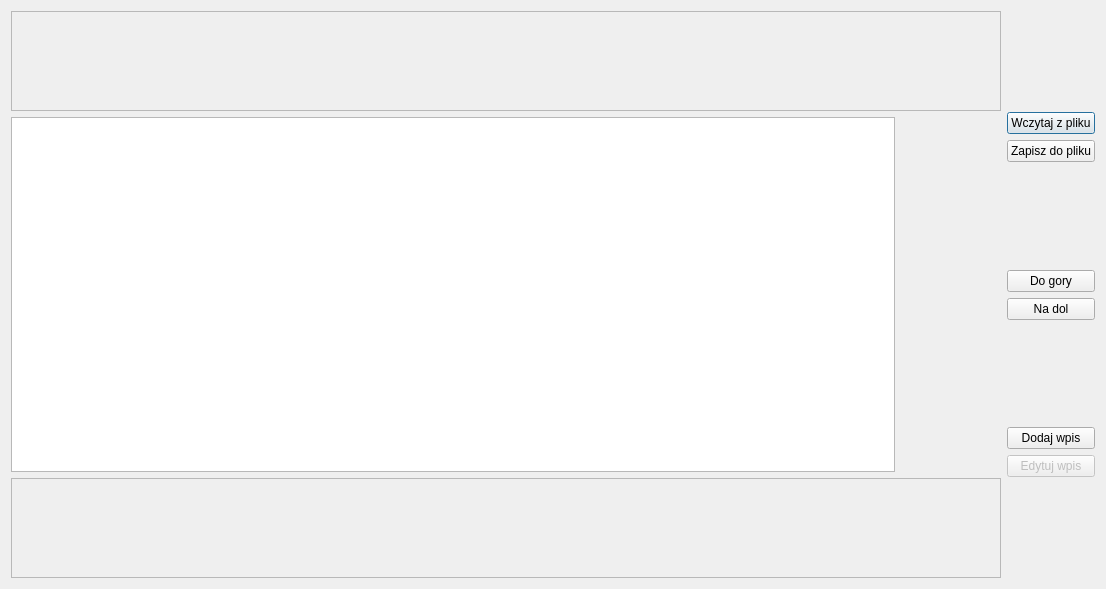
<?xml version="1.0" encoding="UTF-8"?>
<ui version="4.0">
 <class>Pamietnik</class>
 <widget class="QDialog" name="Pamietnik">
  <property name="geometry">
   <rect>
    <x>0</x>
    <y>0</y>
    <width>1106</width>
    <height>589</height>
   </rect>
  </property>
  <property name="windowTitle">
   <string>Dialog</string>
  </property>
  <layout class="QHBoxLayout" name="horizontalLayout_2">
   <item>
    <layout class="QVBoxLayout" name="verticalLayout">
     <item>
      <widget class="QTextEdit" name="textWczesniejszy">
       <property name="enabled">
        <bool>false</bool>
       </property>
       <property name="maximumSize">
        <size>
         <width>16777215</width>
         <height>100</height>
        </size>
       </property>
      </widget>
     </item>
     <item>
      <layout class="QHBoxLayout" name="horizontalLayout">
       <item>
        <widget class="QTextEdit" name="textAktualny"/>
       </item>
       <item>
        <widget class="QLabel" name="label">
         <property name="minimumSize">
          <size>
           <width>100</width>
           <height>100</height>
          </size>
         </property>
         <property name="maximumSize">
          <size>
           <width>250</width>
           <height>250</height>
          </size>
         </property>
         <property name="text">
          <string/>
         </property>
        </widget>
       </item>
      </layout>
     </item>
     <item>
      <widget class="QTextEdit" name="textPozniejszy">
       <property name="enabled">
        <bool>false</bool>
       </property>
       <property name="maximumSize">
        <size>
         <width>16777215</width>
         <height>100</height>
        </size>
       </property>
      </widget>
     </item>
    </layout>
   </item>
   <item>
    <layout class="QVBoxLayout" name="verticalLayout_2">
     <item>
      <spacer name="verticalSpacer_5">
       <property name="orientation">
        <enum>Qt::Vertical</enum>
       </property>
       <property name="sizeHint" stdset="0">
        <size>
         <width>20</width>
         <height>40</height>
        </size>
       </property>
      </spacer>
     </item>
     <item>
      <widget class="QPushButton" name="wczytaj">
       <property name="text">
        <string>Wczytaj z pliku</string>
       </property>
      </widget>
     </item>
     <item>
      <widget class="QPushButton" name="zapis">
       <property name="text">
        <string>Zapisz do pliku</string>
       </property>
      </widget>
     </item>
     <item>
      <spacer name="verticalSpacer_3">
       <property name="orientation">
        <enum>Qt::Vertical</enum>
       </property>
       <property name="sizeHint" stdset="0">
        <size>
         <width>20</width>
         <height>40</height>
        </size>
       </property>
      </spacer>
     </item>
     <item>
      <widget class="QPushButton" name="buttonUp">
       <property name="enabled">
        <bool>true</bool>
       </property>
       <property name="text">
        <string>Do gory</string>
       </property>
      </widget>
     </item>
     <item>
      <widget class="QPushButton" name="buttonDown">
       <property name="enabled">
        <bool>true</bool>
       </property>
       <property name="text">
        <string>Na dol</string>
       </property>
      </widget>
     </item>
     <item>
      <spacer name="verticalSpacer">
       <property name="orientation">
        <enum>Qt::Vertical</enum>
       </property>
       <property name="sizeHint" stdset="0">
        <size>
         <width>20</width>
         <height>40</height>
        </size>
       </property>
      </spacer>
     </item>
     <item>
      <widget class="QPushButton" name="przycikDodajWpis">
       <property name="text">
        <string>Dodaj wpis</string>
       </property>
      </widget>
     </item>
     <item>
      <widget class="QPushButton" name="przycikEdytujWpis">
       <property name="enabled">
        <bool>false</bool>
       </property>
       <property name="text">
        <string>Edytuj wpis</string>
       </property>
      </widget>
     </item>
     <item>
      <spacer name="verticalSpacer_2">
       <property name="orientation">
        <enum>Qt::Vertical</enum>
       </property>
       <property name="sizeHint" stdset="0">
        <size>
         <width>20</width>
         <height>40</height>
        </size>
       </property>
      </spacer>
     </item>
    </layout>
   </item>
  </layout>
 </widget>
 <resources/>
 <connections/>
</ui>
